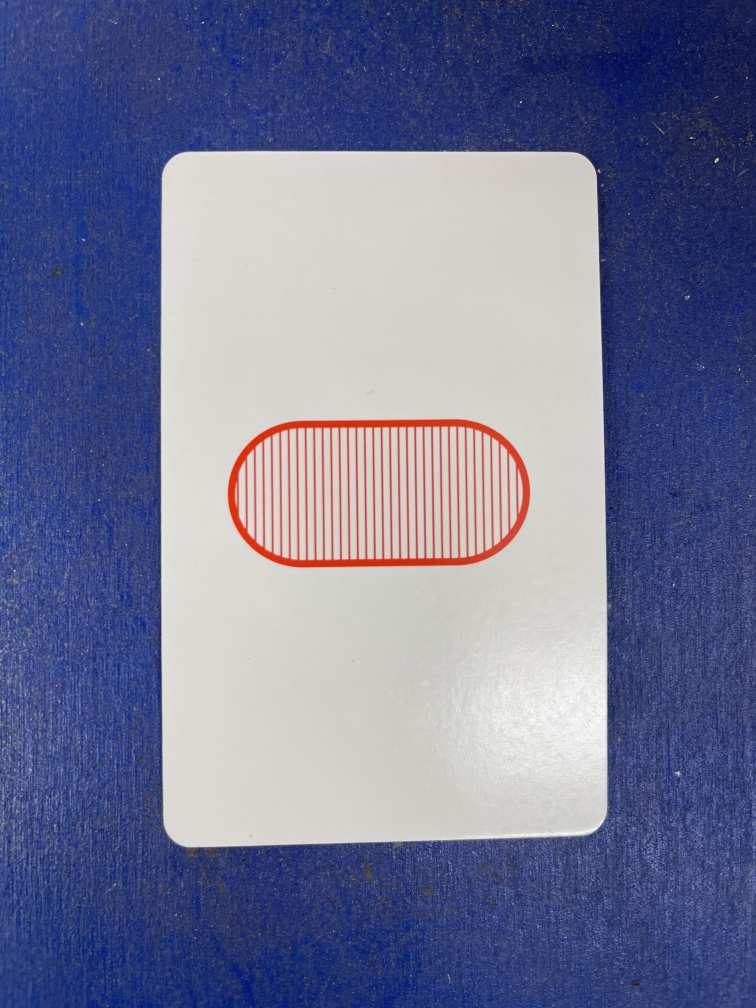
#> input picture img/striped/0010.jpg, 3024 x 4032 px (shown at 1/4 size); its folder holds only this picture in this run
$ python test.py   (older library calls are emulated)
#> lines starting #> are read from the running program, lines starting #| are printed output that depends on the picture; after the words box and inside, x2 and y2 are one past the last pixel; in counts of white or black regions, pixels touching at a corner belong together
### reference.py
import cv2
import numpy as np
import os


WAIT_TIME = 5000

# all possible shape formats
SHAPES = ["0__0", "0__1", "0__2", "1__0", "1__1", "1__2", "2__0", "2__1", "2__2"]
IMG_TYPE = "jpg"

# assigns values for each number, color, fill, and shape
NUM_DICT = {0: "1", 1: "2", 2: "3"}
COLOR_DICT = {0: "red", 1: "green", 2: "purple"}
FILL_DICT = {0: "solid", 1: "striped", 2: "empty"}
SHAPE_DICT = {0: "oval", 1: "diamond", 2: "squiggle"}

# threshold for canny
CANNY_THRESH = 50
THRESH_C = 70

# min and max area for something to be considered a card
CARD_MAX_AREA = 120000
CARD_MIN_AREA = 5000

# width and height for card to be scaled to
# actual card dimensions: 2.25 x 3.5 in
CARD_WIDTH = 225
CARD_HEIGHT = 350

# for visualization purposes
FONT_SIZE = 2

# when fill is unknown, use default
DEFAULT_FILL = 0

# range values for red, green, and purple as determined by hand using color.py
RED_VALS = [0, 49, 64, 255, 212, 255]
GREEN_VALS = [50, 89, 70, 255, 56, 255]
PURPLE_VALS = [90, 179, 12, 255, 82, 255]
VALS_DICT = {0:RED_VALS, 1:GREEN_VALS, 2:PURPLE_VALS}


# idk why i did this. this is the same as the shape class lol
class Card:
    def __init__(self):
        self.name = []
        self.img = []


# really just a class to represent the shape images
class Shape:
    def __init__(self):
        self.img = []
        self.name = "tbd"

    def __init__(self, image, n):
        self.img = image
        self.name = n

    def __repr__(self):
        return name_from_id(self.name, True)


# shows image for time (ms)
# [4 lines left out: function show_wait, not called in this run]


# gets name from number id (id as string like 0000)
def name_from_id(id):
    return NUM_DICT[int(id[0])] + " " + COLOR_DICT[int(id[1])] + " " + FILL_DICT[int(id[2])] + " " + SHAPE_DICT[int(id[3])]


# pts is (or should be) an np.ndarray of size 4x1x2
# like so
# [[[1597   65]]
#
#  [[1552  946]]
#
#  [[2111  974]]
#
#  [[2158   87]]]
# where each element is [[xn yn]]
# so xn is pts[n][0][1]
def format_points(pts):
    # if incorrect input, return
    if len(pts) != 4:
        return
    left_top = [0,0]
    left_bottom = [0,0]
    right_bottom = [0,0]
    right_top = [0,0]
    x_sum = 0
    y_sum = 0

    # find averages of all x and y points (i.e. midpoint of rectangle)
    for pt in pts:
        x_sum += pt[0][0]
        y_sum += pt[0][1]
    x_avg = x_sum // 4
    y_avg = y_sum // 4

    for pt in pts:
        if pt[0][0] <= x_avg:
            if pt[0][1] <= y_avg:
                left_top = pt
            else:
                left_bottom = pt
        else:
            if pt[0][1] <= y_avg:
                right_top = pt
            else:
                right_bottom = pt
    return [left_top, left_bottom, right_bottom, right_top]


# warps image (pts1 --> pts2)
def warp(img, pts1, pts2, width, height):
    matrix = cv2.getPerspectiveTransform(pts1, pts2)
    output = cv2.warpPerspective(img, matrix, (width, height))
    return output


# empty function for trackbars
def empty(dummy):
    print(dummy)


# stacks images in img_array (2-d array of images), scaling by scale value
def stack_images(scale, img_array):
    rows = len(img_array)

    # if asked to stack nothing, return default black image
    if rows == 0:
        return cv2.imread("reference/black.jpg")
    cols = len(img_array[0])

    # checks to make sure that img_array does actually contain rows in a list format
    rows_available = isinstance(img_array[0], list)

    # get width and height of each image (assumed to be identical?)
    width = img_array[0][0].shape[1]
    height = img_array[0][0].shape[0]

    if rows_available:
        for x in range(0, rows):
            for y in range(0, cols):
                if img_array[x][y].shape[:2] == img_array[0][0].shape[:2]:
                    img_array[x][y] = cv2.resize(img_array[x][y], (0, 0), None, scale, scale)
                else:
                    img_array[x][y] = cv2.resize(img_array[x][y], (img_array[0][0].shape[1], img_array[0][0].shape[0]),
                                                 None, scale, scale)
                if len(img_array[x][y].shape) == 2: img_array[x][y] = cv2.cvtColor(img_array[x][y], cv2.COLOR_GRAY2BGR)
        image_blank = np.zeros((height, width, 3), np.uint8)
        hor = [image_blank] * rows
        # hor_con = [image_blank] * rows
        for x in range(0, rows):
            hor[x] = np.hstack(img_array[x])
        ver = np.vstack(hor)

    # i guess if there's only one row? i.e. img_array is 1d
    else:
        for x in range(0, rows):
            if img_array[x].shape[:2] == img_array[0].shape[:2]:
                img_array[x] = cv2.resize(img_array[x], (0, 0), None, scale, scale)
            else:
                img_array[x] = cv2.resize(img_array[x], (img_array[0].shape[1], img_array[0].shape[0]), None, scale, scale)
            if len(img_array[x].shape) == 2:
                img_array[x] = cv2.cvtColor(img_array[x], cv2.COLOR_GRAY2BGR)
        hor = np.hstack(img_array)
        ver = hor
    return ver


# returns color id of given card object
# [150 lines left out: functions match_color, match, load_shapes, retrieve, not called in this run]

### util.py
import os

import cv2
import numpy as np

# assigns values for each number, color, fill, and shapes
NUM_DICT = {0: "1", 1: "2", 2: "3"}
COLOR_DICT = {0: "red", 1: "green", 2: "purple"}
FILL_DICT = {0: "solid", 1: "empty", 2: "striped"}
SHAPE_DICT = {0: "oval", 1: "diamond", 2: "squiggle"}

# threshold for canny
CANNY_THRESH = 50
THRESH_C = 70

# min and max area for something to be considered a card
CARD_MAX_AREA = 120000
CARD_MIN_AREA = 5000

SHAPE_MIN_AREA = 6000
SHAPE_MAX_AREA = 14000

SHAPE_WIDTH = 160
SHAPE_HEIGHT = 80

# width and height for card to be scaled to
# actual card dimensions: 2.25 x 3.5 in
CARD_WIDTH = 225
CARD_HEIGHT = 350

# for visualization purposes
FONT_SIZE = 0.5

# when fill is unknown, use default
DEFAULT_FILL = 0

# range values for red, green, and purple as determined by hand using color.py
RED_VALS = [0, 49, 64, 255, 50, 255]
GREEN_VALS = [50, 89, 1, 255, 56, 255]
PURPLE_VALS = [90, 179, 12, 255, 50, 255]
VALS_DICT = {0:RED_VALS, 1:GREEN_VALS, 2:PURPLE_VALS}

WAIT_TIME = 3000

EMPTY_MAX = 50
STRIPED_MAX = 180


# card class to store name and image
class Card:

    # [11 lines left out: functions __init__, show_wait, not called in this run]


# gets name from number id (id as string like 0000)
def name_from_id(id):
    return NUM_DICT[int(id[0])] + " " + COLOR_DICT[int(id[1])] + " " + FILL_DICT[int(id[2])] + " " + SHAPE_DICT[int(id[3])]


# pts is (or should be) an np.ndarray of size 4x1x2
# like so
# [[[1597   65]]
#
#  [[1552  946]]
#
#  [[2111  974]]
#
#  [[2158   87]]]
# where each element is [[xn yn]]
# so xn is pts[n][0][1]
# [351 lines left out: functions format_points, warp, stack_images, isolate_cards, remove_shadow, match_color and 4 more, not called in this run]


# the number of contours in the card is just the number of shapes
def match_number(card):
    # subtract 1 because 0:1, 1:2, etc. in dictionary
    return len(card.contours)-1


# loads shapes into array of Shape objects
# [71 lines left out: functions load_shapes, generate_shapes, crop_imgs, match, not called in this run]


def run():
    # for filename in os.listdir("test/shapes_imgs"):
    #
    #     card = Card("", cv2.imread("test/shapes_imgs/" + filename), [])
    #     contour_shape(card)
    #     # contours, img_contour = contour_shape(card)
    #     # show_wait("cont", img_contour, 0)
    #     print(name_from_id(filename[0] + "0" + filename[2:4]))
    #     # print(get_mean(card.img, contours))
    #
    #     print("fill: ", match_fill(card))
    #     print("number: ", len(card.contours))
    #     print("*******")

    return
    # [5 lines of commented-out code are left out]


run()

### test.py
import cv2
import numpy as np
import reference as ref
import finder as find
import os

IN_DIR = "img/striped"
FIN_DIR = "test/striped"


def remove_shadow(img):

    rgb_planes = cv2.split(img)

    result_planes = []
    result_norm_planes = []
    for plane in rgb_planes:
        dilated_img = cv2.dilate(plane, np.ones((7,7), np.uint8))
        bg_img = cv2.medianBlur(dilated_img, 21)
        diff_img = 255 - cv2.absdiff(plane, bg_img)
        norm_img = cv2.normalize(diff_img,None, alpha=0, beta=255, norm_type=cv2.NORM_MINMAX, dtype=cv2.CV_8UC1)
        result_planes.append(diff_img)
        result_norm_planes.append(norm_img)

    result = cv2.merge(result_planes)
    result_norm = cv2.merge(result_norm_planes)
    # cv2.imwrite('shadows_out_norm.jpg', result_norm)
    return result_norm
    # cv2.imwrite('shadows_out.jpg', result)
    # cv2.imwrite('shadows_out_norm.jpg', result_norm)

#**********************#


# [84 lines left out: functions can, retrieve, not called in this run]


def get_contours(name, img, img_contour, img_gray, img_blur, img_canny, img_dilated, gs):
    # contours, hierarchy = cv2.findContours(img_canny, cv2.RETR_EXTERNAL, cv2.CHAIN_APPROX_SIMPLE)
    contours, hierarchy = cv2.findContours(img_dilated, cv2.RETR_EXTERNAL, cv2.CHAIN_APPROX_SIMPLE)
    for cnt in contours:
        area = cv2.contourArea(cnt)
        if area > 500:

            cv2.drawContours(img_contour, cnt, -1, (255, 0, 0), 3)
            peri = cv2.arcLength(cnt, True)
            # print(peri)
            approx = cv2.approxPolyDP(cnt, 0.02 * peri, True)
            # print(approx)

            objCor = len(approx)
            x, y, w, h = cv2.boundingRect(approx)

            if objCor == 4:
                objectType = "Card"
                width, height = ref.CARD_WIDTH, ref.CARD_HEIGHT
                # new = np.float32([[0, 0], [0, height], [width, height], [width, 0]])
                new = np.float32([[0, 0], [0, height], [width, height], [width, 0]])
                p1s = np.float32(ref.format_points(approx))
                warped_canny = ref.warp(img_canny, p1s, new, width, height)
                warped = None
                if gs:
                    (thresh, img_bw) = cv2.threshold(img_gray, 127, 255, cv2.THRESH_BINARY)
                    warped = ref.warp(img_bw, p1s, new, width, height)
                else:
                    warped = ref.warp(img, p1s, new, width, height)
                # warped_dilated = cv2.dilate(warped, kernel=np.ones((3, 3), np.uint8), iterations=1)
                warped = remove_shadow(warped)
                cv2.imshow("warped1", warped_canny)
                cv2.imshow("warped orig", warped)
                cv2.imwrite(FIN_DIR + "/" + name, warped)
            else:
                objectType = ""

            cv2.rectangle(img_contour, (x, y), (x + w, y + h), (0, 255, 0), 2)
            cv2.putText(img_contour, objectType,
                        (x + (w // 2) - 10, y + (h // 2) - 10), cv2.FONT_HERSHEY_COMPLEX, 0.5,
                        (0, 0, 255), 2)
    img_stack = ref.stack_images(0.8, ([img, img_gray, img_blur],
                                      [img_canny, img_contour, img_dilated]))
    cv2.imshow("Stack", img_stack)


# [31 lines left out: function match, not called in this run]

# processes & isolates cards from images
# shadow removed, inside fill "removed"
def process(gs=True):
#> called with gs = True
    for filename in os.listdir(IN_DIR):
        if filename.endswith("." + ref.IMG_TYPE):
            path = IN_DIR + "/" + filename
            print(path)
            img = cv2.imread(path)
#> img is the input picture: shape (4032, 3024, 3); mean B, G, R 150.1, 117.9, 113.1

            img_contour = img.copy()
            #img_contour = remove_shadow(path)
            img_gray = cv2.cvtColor(img, cv2.COLOR_BGR2GRAY)
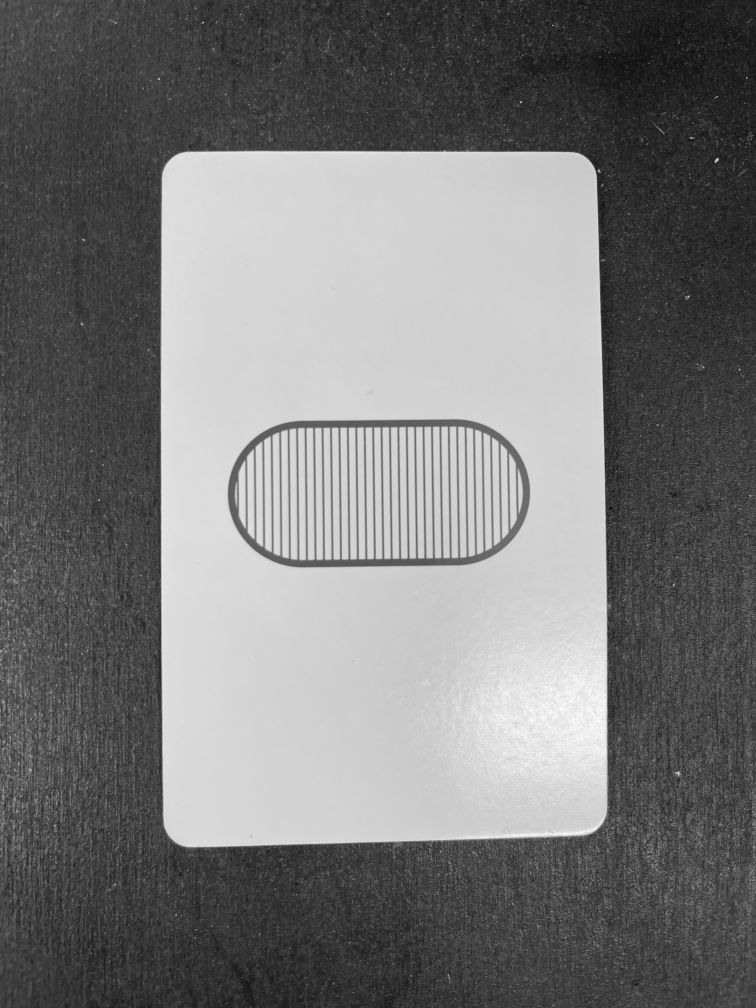
#> img_gray: shape (4032, 3024) (shown at 1/4 size); min 2, max 255, mean 120.1
            img_blur = cv2.GaussianBlur(img_gray, (27, 27), 3)
            img_canny = cv2.Canny(img_blur, 50, 50)
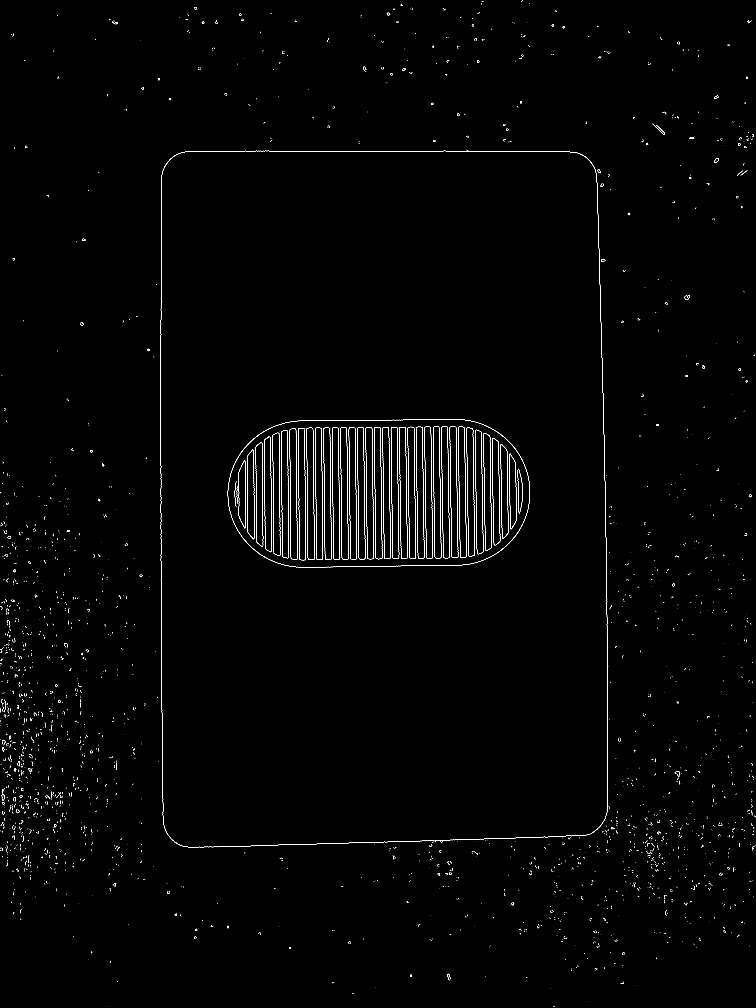
#> img_canny: shape (4032, 3024) (shown at 1/4 size); 0.51% white in thin lines or dots
            img_dilated = cv2.dilate(img_canny, kernel=np.ones((5, 5), np.uint8), iterations=2)
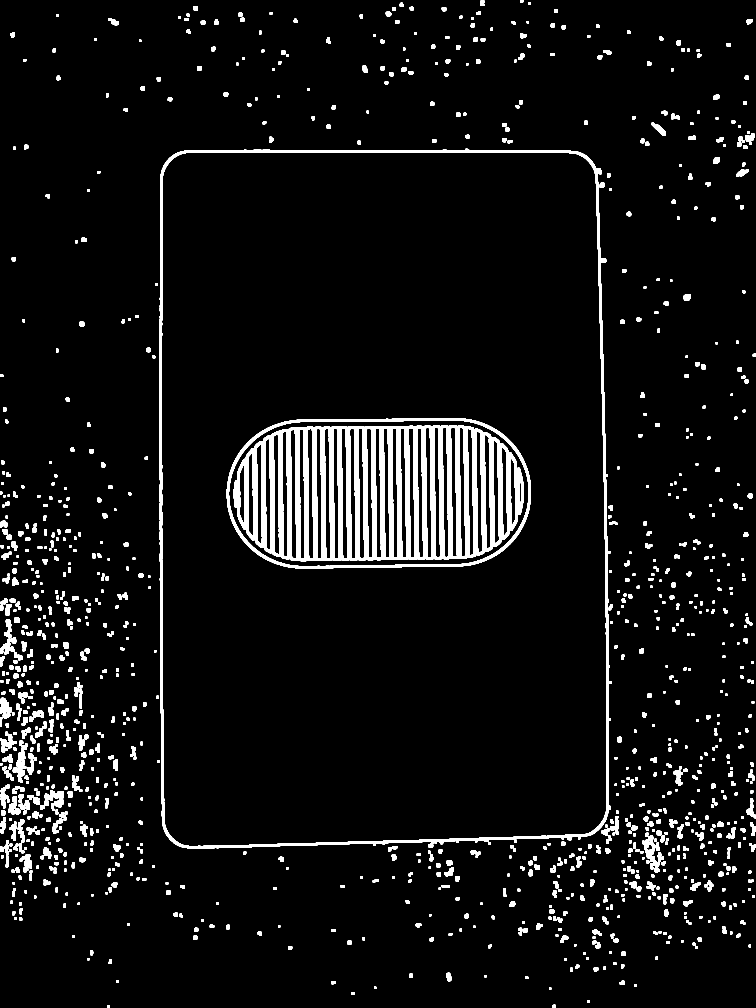
#> img_dilated: shape (4032, 3024) (shown at 1/4 size); 5.7% white; 1193 white regions
            #img = img_contour.copy()
            # get_contours(filename, img, img_contour, img_gray, img_blur, img_canny, img_dilated, gs)
            get_contours(filename, img, img_contour, img_gray, img_blur, img_canny, img_dilated, gs)
#> in get_contours, `contours, hierarchy = cv2.findContours(img_dilated, cv2.RETR_EXTERNAL,..`: contours = 1191 contours; largest, box (x1, y1, x2, y2) and area: (638, 595, 2443, 3394) 4917892, (2569, 3340, 2638, 3478) 3682, (0, 2791, 48, 2874) 2366, (67, 2974, 111, 3076) 2181, (178, 3162, 256, 3204) 1808
#> the loop in get_contours, `for cnt in contours:` made 1191 passes
#> (area, peri, objCor, x, y, w, h) on passes 14, 163, 167, 168, 170, 219, 273, 289, 306, 315, 351, 371: (513.5, 98.04, 9, 1786, 3891, 21, 35), (649, 144.6, 16, 2762, 3529, 42, 35), (598.5, 163.4, 16, 2586, 3527, 35, 34), (772.5, 188.5, 11, 2519, 3527, 46, 39), (535, 150.3, 13, 2829, 3522, 24, 44), (708.5, 134.9, 10, 1777, 3469, 37, 36), (1098.5, 224.2, 6, 79, 3419, 49, 56), (573.5, 143.4, 13, 1883, 3401, 40, 30), (752.5, 177.4, 12, 174, 3388, 29, 46), (517.5, 107.2, 11, 452, 3378, 30, 28), (3682, 545.6, 14, 2569, 3340, 69, 138), (530, 114.6, 12, 2405, 3314, 34, 28)
#> area on passes 2, 4, 8, 9, 10, 11: 120.5, 120.5, 156, 240, 104.5, 120
#> after the loop in get_contours, `for cnt in contours:`:
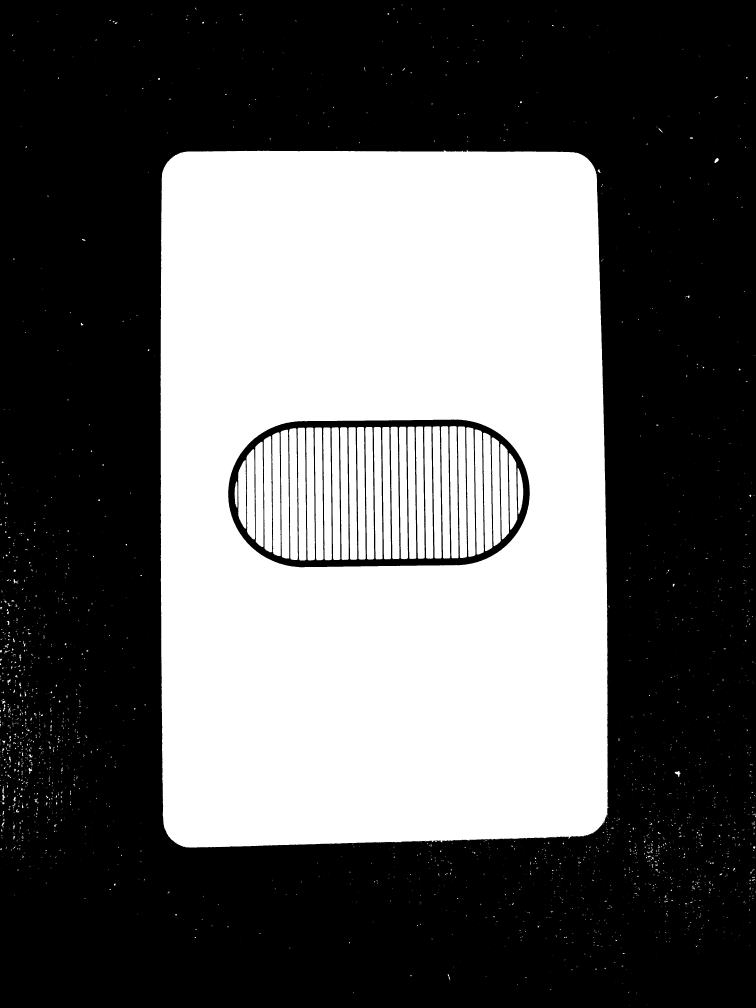
#> img_bw: shape (4032, 3024) (shown at 1/4 size); 39% white; 3212 white regions (2867 under 20 px), largest, box (x1, y1, x2, y2) and area: (642, 601, 2435, 3391) 4254011, (1224, 1710, 1260, 2242) 15974, (1190, 1710, 1226, 2242) 15851
#> after the loop in get_contours, `for cnt in contours:`:
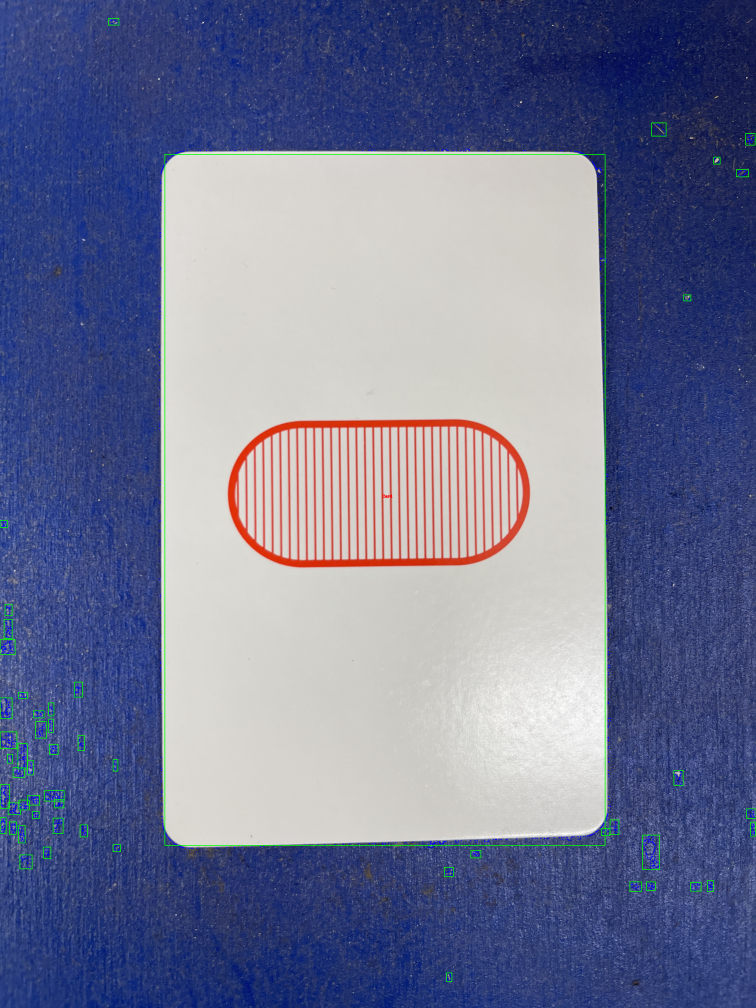
#> img_contour: shape (4032, 3024, 3) (shown at 1/4 size); mean B, G, R 149.7, 118.3, 112.5
#> after the loop in stack_images, `for x in range(0, rows):`: hor = 2 items
            img_stack = ref.stack_images(0.8, ([img, img_gray, img_blur],
                                               [img_canny, img_contour, img_dilated]))
            cv2.imshow("Stack", img_stack)
            cv2.waitKey(3000)


# [17 lines left out: function run, not called in this run]


def matching():
    card = ref.Card()
# run()
process()
